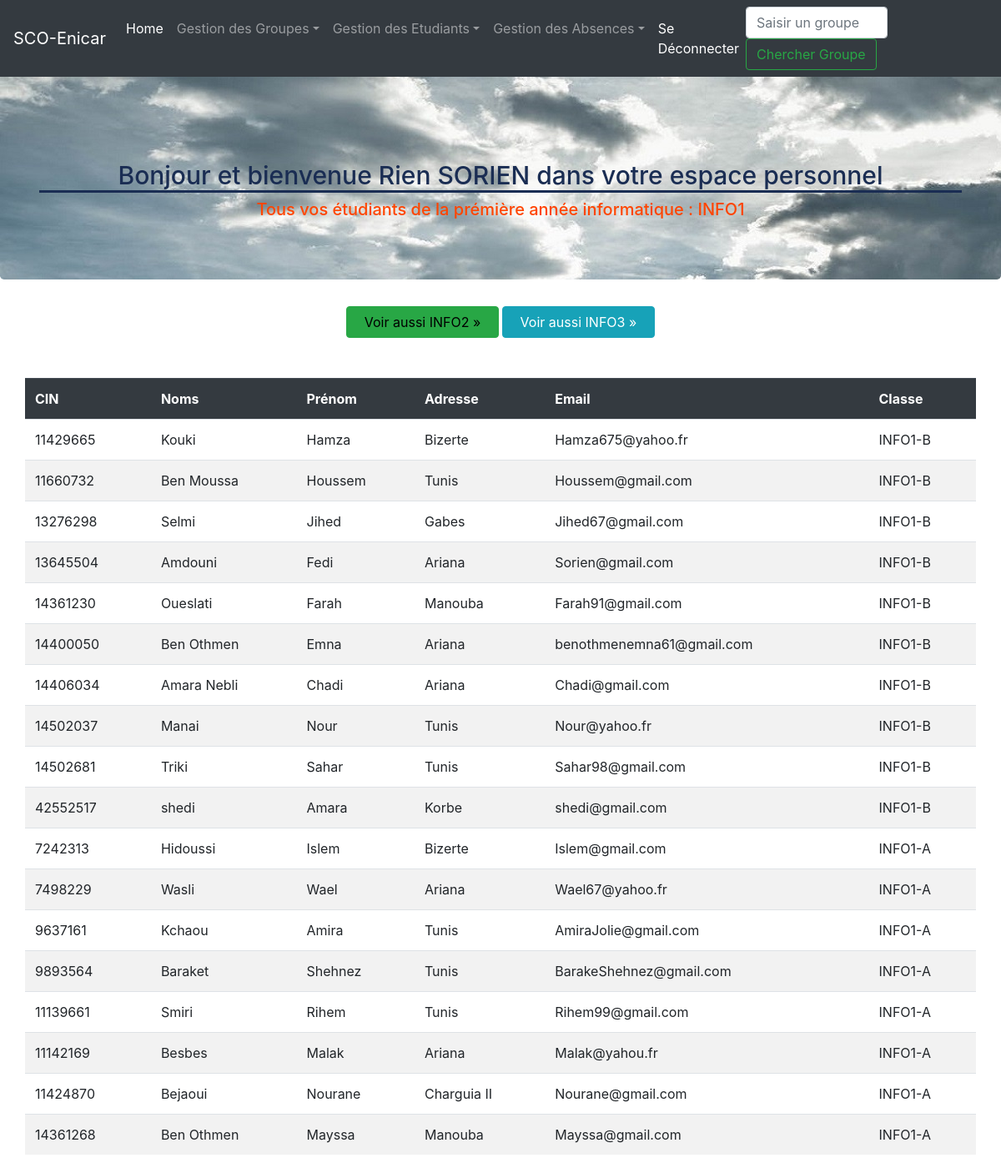
/info1.php (signed in), run on the app's committed database.
### tables this page shows
CREATE TABLE `etudiant` (
  `cin` int(8) NOT NULL,
  `email` varchar(40) NOT NULL,
  `password` varchar(40) NOT NULL,
  `cpassword` varchar(40) NOT NULL,
  `nom` varchar(20) NOT NULL,
  `prenom` varchar(20) NOT NULL,
  `adresse` text NOT NULL,
  `Classe` varchar(40) NOT NULL
);

### info1.php (the view, shortened to what this page needs)
<?php
   if($_SESSION["autoriser"]!="oui"){
      header("location:login.php");
      exit();
   }else{
        if(date("H")<18)
        $bienvenue="Bonjour et bienvenue ".
        $_SESSION["prenomNom"].
        " dans votre espace personnel";
        else
        $bienvenue="Bonsoir et bienvenue ".
        $_SESSION["prenomNom"].
        " dans votre espace personnel";
       include('connexion.php');
       $login=$_SESSION["login"];
       $query="SELECT * FROM etudiant WHERE Classe in(select nom from groupe where nom LIKE 'INFO1%'AND login='$login')" ;
       $allGroups=$pdo->query($query);
?>
<!DOCTYPE html>
<html lang="en">
<head>
    <link href="./assets/dist/css/bootstrap.min.css" rel="stylesheet">
        <link href="./assets/jumbotron.css" rel="stylesheet">
</head>
<body>
  <nav class="navbar navbar-expand-md navbar-dark fixed-top bg-dark">
        <a class="navbar-brand" href="#">SCO-Enicar</a>
        <div class="collapse navbar-collapse" id="navbarsExampleDefault">
          <ul class="navbar-nav mr-auto">
            <li class="nav-item active">
              <a class="nav-link" href="index.php">Home <span class="sr-only">(current)</span></a>
            </li>
            <li class="nav-item dropdown">
              <a class="nav-link dropdown-toggle" href="index.php" id="dropdown01" data-toggle="dropdown" aria-expanded="false">Gestion des Groupes</a>
            </li>
            <li class="nav-item dropdown">
              <a class="nav-link dropdown-toggle" href="#" id="dropdown01" data-toggle="dropdown" aria-expanded="false">Gestion des Etudiants</a>
            </li>
            <li class="nav-item dropdown">
              <a class="nav-link dropdown-toggle" href="#" id="dropdown01" data-toggle="dropdown" aria-expanded="false">Gestion des Absences</a>
            </li>
            <li class="nav-item active">
              <a class="nav-link" href="deconnexion.php">Se Déconnecter <span class="sr-only">(current)</span></a>
            </li>
          </ul>
          <form class="form-inline my-2 my-lg-0" id="myForm" action="chercherGroupe.php" method="POST">
              <input class="form-control mr-sm-2" id="input" name="input" type="text" placeholder="Saisir un groupe" aria-label="Chercher un groupe">
              <button class="btn btn-outline-success my-2 my-sm-0" name="button" type="submit" >Chercher Groupe</button>
          </form>
        </div>
      </nav>
  <main role="main">
          <div class="jumbotron" style="background-image:url('img/im4.jpg')">
              <div class="container">
                  <br>
                  <br>
                  <h1 ><?= $bienvenue ?></h1>
                <h4 style="color:#FF4500">Tous vos  étudiants de la prémière année informatique : INFO1</h4>
              </div>
            </div>
  <div class="container">
    <div class="row">
          <div class="table-responsive bouton" style="text-align:center">
          <button class="btn btn-success" id="info2" style="width:16%"><a href="info2.php" role="button" style="color:black;width:100%">Voir aussi INFO2 &raquo;</a></button>
          <button class="btn btn-info" id="info3" style="width:16%"><a href="info3.php" role="button" style="color:white">Voir aussi INFO3 &raquo;</a></button>
          </div>
          <div class="table-responsive">
                <br>
                  <?php
                    if($allGroups->rowCount()>0){
                      ?>
                      <br>
                      <table class='table table-striped table-hover'>
                          <tr class="table thead-dark">
                          <th>CIN</th>
                          <th>Noms</th>
                          <th>Prénom</th>
                          <th>Adresse</th>
                          <th>Email</th>
                          <th>Classe</th>
                  </tr>
                      <?php
                      while($row = $allGroups ->fetch(PDO::FETCH_ASSOC)){
                      ?>
                          <tr>
                              <td><?php echo $row["cin"];?> </td>
                              <td><?php echo $row["nom"];?> </td>
                              <td><?= $row["prenom"];?> </td>
                              <td><?php echo $row["adresse"];?> </td>
                              <td><?php echo $row["email"];?> </td>
                              <td><?php echo $row["Classe"];?> </td>
                      <?php
                      }
                      ?>
                  </table>
                  <?php
                  }else{
                      echo "<div class='alert alert-danger' role='alert'><h5 class='text-danger text-center mt-3'> Vous n\'avez aucun étudiant de INFO1</h5></div>";
                  }
              }
              ?>
          </div>
    </div>
  </div>
</body>
</html>

### info1.php (style rules this page uses)
#input { width:170px; }
h1 { border-bottom: 3px solid #1a2d53; color: #1a2d53; font-size: 30px; text-align:center; }
h4 { color: #9aa153; font-size: 20px; text-align:center; font:red; }

### data on the page
etudiant: cin "11429665", nom "Kouki", prenom "Hamza", adresse "Bizerte", email "Hamza675@yahoo.fr", Classe "INFO1-B"
etudiant: cin "11660732", nom "Ben Moussa", prenom "Houssem", adresse "Tunis", email "Houssem@gmail.com", Classe "INFO1-B"
etudiant: cin "13276298", nom "Selmi", prenom "Jihed", adresse "Gabes", email "Jihed67@gmail.com", Classe "INFO1-B"
etudiant: cin "13645504", nom "Amdouni", prenom "Fedi", adresse "Ariana", email "Sorien@gmail.com", Classe "INFO1-B"
etudiant: cin "14361230", nom "Oueslati", prenom "Farah", adresse "Manouba", email "Farah91@gmail.com", Classe "INFO1-B"
etudiant: cin "14400050", nom "Ben Othmen", prenom "Emna", adresse "Ariana", email "benothmenemna61@gmail.com", Classe "INFO1-B"
etudiant: cin "14406034", nom "Amara Nebli", prenom "Chadi", adresse "Ariana", email "Chadi@gmail.com", Classe "INFO1-B"
etudiant: cin "14502037", nom "Manai", prenom "Nour", adresse "Tunis", email "Nour@yahoo.fr", Classe "INFO1-B"
etudiant: cin "14502681", nom "Triki", prenom "Sahar", adresse "Tunis", email "Sahar98@gmail.com", Classe "INFO1-B"
etudiant: cin "42552517", nom "shedi", prenom "Amara", adresse "Korbe", email "shedi@gmail.com", Classe "INFO1-B"
etudiant: cin "7242313", nom "Hidoussi", prenom "Islem", adresse "Bizerte", email "Islem@gmail.com", Classe "INFO1-A"
etudiant: cin "7498229", nom "Wasli", prenom "Wael", adresse "Ariana", email "Wael67@yahoo.fr", Classe "INFO1-A"
etudiant: cin "9637161", nom "Kchaou", prenom "Amira", adresse "Tunis", email "AmiraJolie@gmail.com", Classe "INFO1-A"
etudiant: cin "9893564", nom "Baraket", prenom "Shehnez", adresse "Tunis", email "BarakeShehnez@gmail.com", Classe "INFO1-A"
etudiant: cin "11139661", nom "Smiri", prenom "Rihem", adresse "Tunis", email "Rihem99@gmail.com", Classe "INFO1-A"
etudiant: cin "11142169", nom "Besbes", prenom "Malak", adresse "Ariana", email "Malak@yahou.fr", Classe "INFO1-A"
etudiant: cin "11424870", nom "Bejaoui", prenom "Nourane", adresse "Charguia II", email "Nourane@gmail.com", Classe "INFO1-A"
etudiant: cin "14361268", nom "Ben Othmen", prenom "Mayssa", adresse "Manouba", email "Mayssa@gmail.com", Classe "INFO1-A"

### other printed values
$bienvenue "Bonjour et bienvenue Rien SORIEN dans votre espace personnel"
